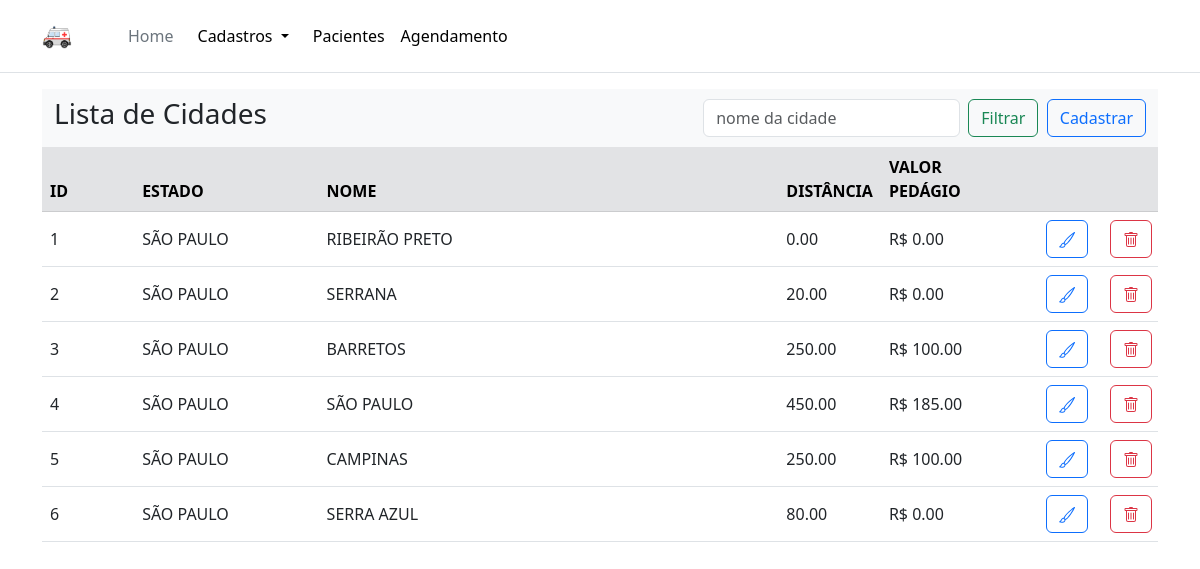
The app's page /cidades with its own data.
### models.py (models this page shows, shortened)
class Cidade (Base):
    __tablename__ = "CIDADE"
    cidade_id = Column(INTEGER, primary_key=True)
    estado_id = Column(INTEGER, nullable=False)
    nome = Column(TEXT(250), nullable=False)
    distancia_km = Column(NUMERIC(10,2), nullable=False)
    valor_pedagio = Column(NUMERIC(10,2), nullable=False)

### app.py (the view)
@app.route("/cidades")
def cidades():
    nome = request.args.get('nome', default = '', type = str)
    if nome == '':
        sql = session.query(Cidade, Estado).join(Estado, Cidade.estado_id == Estado.estado_id).all()
    else:
        sql = session.query(Cidade, Estado).filter(ilike_op(Cidade.nome,f'%{nome}%')).join(Estado, Cidade.estado_id == Estado.estado_id).all()
    return render_template('cidades.html', results=sql)

### templates/cidades.html (shortened to what this page needs)
{% extends 'base.html' %}
{% block content %}
    <nav class="navbar navbar-expand-lg bg-body-tertiary">
        <div class="container-fluid">
        <div class="collapse navbar-collapse" id="navbarSupportedContent">
            <h3>Lista de Cidades</h3>
            <form class="d-flex" role="search">
            <input class="form-control me-2" id="nome" name="nome" type="search" placeholder="nome da cidade" aria-label="Search">
            <button class="btn btn-outline-success" type="submit">Filtrar</button>
            </form>
            <a class="btn btn-outline-primary d-inline-flex align-items-center" href="/estados/novo" role="button">Cadastrar</a>
        </div>
        </div>
    </nav>
    <table class="table table-hover">
        <thead>
            <tr class="table-secondary">
                <th class="col-1">ID</th>
                <th class="col-2">ESTADO</th>
                <th class="col-5">NOME</th>
                <th class="col-1">DISTÂNCIA</th>
                <th class="col-1">VALOR PEDÁGIO</th>
                <th class="col-2"></th>
        </thead>
        <tbody>
        {% for result in results %}
        <tr>
            <td class="col-1 align-middle">{{ result.Cidade.cidade_id }}</td>
            <td class="col-2 align-middle">{{ result.Estado.nome }}</td>
            <td class="col-5 align-middle">{{ result.Cidade.nome }}</td>
            <td class="col-1 align-middle">{{ result.Cidade.distancia_km }}</td>
            <td class="col-1 align-middle">R$ {{result.Cidade.valor_pedagio }}</td>
            <td class="col-1 align-middle">
                <div class="row buttons justify-content-end">
                    <div class="col-2">
                        <a class="btn btn-outline-primary" href="/estados/editar/{{result.Cidade.cidade_id}}">
                        </a>
                    </div>
                    <div class="col-2"></div>
                    <div class="col-2">
                        <button type="button" class="btn btn-outline-danger" data-bs-toggle="modal" data-bs-target="#staticBackdrop">
                        </button>
                    </div>
                    <div class="col-2"></div>
                </div>
            </td>
        </tr>
        {% endfor %}
        </tbody>
    </table>
{% endblock %}

### records on screen
Cidade: Cidade.cidade_id "1", Estado.nome "SÃO PAULO", Cidade.nome "RIBEIRÃO PRETO", Cidade.distancia_km "0.00", Cidade.valor_pedagio "0.00"
Cidade: Cidade.cidade_id "2", Estado.nome "SÃO PAULO", Cidade.nome "SERRANA", Cidade.distancia_km "20.00", Cidade.valor_pedagio "0.00"
Cidade: Cidade.cidade_id "3", Estado.nome "SÃO PAULO", Cidade.nome "BARRETOS", Cidade.distancia_km "250.00", Cidade.valor_pedagio "100.00"
Cidade: Cidade.cidade_id "4", Estado.nome "SÃO PAULO", Cidade.nome "SÃO PAULO", Cidade.distancia_km "450.00", Cidade.valor_pedagio "185.00"
Cidade: Cidade.cidade_id "5", Estado.nome "SÃO PAULO", Cidade.nome "CAMPINAS", Cidade.distancia_km "250.00", Cidade.valor_pedagio "100.00"
Cidade: Cidade.cidade_id "6", Estado.nome "SÃO PAULO", Cidade.nome "SERRA AZUL", Cidade.distancia_km "80.00", Cidade.valor_pedagio "0.00"
